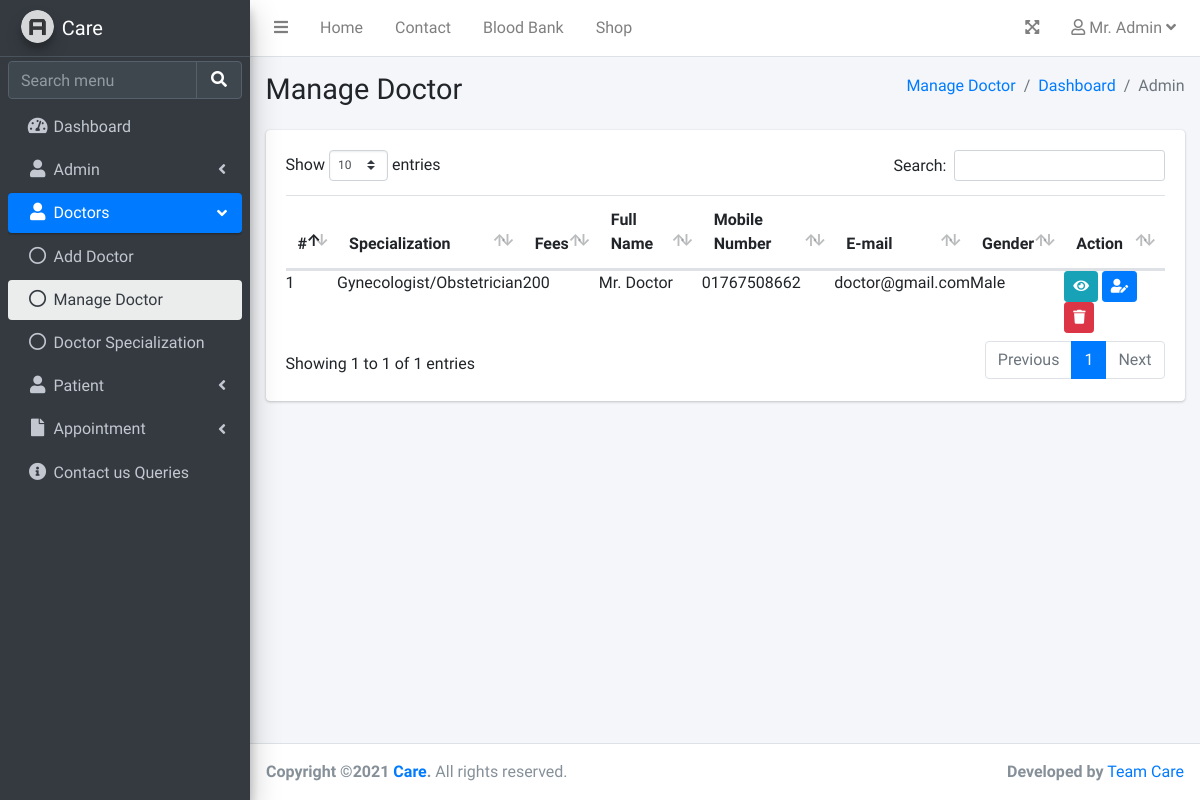
Screenshot of /manage-doctor.php (signed in) with the database file from the repository.
### tables this page shows
CREATE TABLE IF NOT EXISTS `users` (
  `id` int(11) NOT NULL AUTO_INCREMENT,
  `specialization` varchar(191) DEFAULT NULL,
  `fees` double DEFAULT '0',
  `fullName` varchar(255) DEFAULT NULL,
  `address` longtext,
  `city` varchar(255) DEFAULT NULL,
  `gender` varchar(255) DEFAULT NULL,
  `email` varchar(255) DEFAULT NULL,
  `mobile_number` varchar(50) DEFAULT NULL,
  `age` double DEFAULT '0',
  `password` varchar(255) DEFAULT NULL,
  `role` varchar(100) NOT NULL DEFAULT 'patient',
  `created_at` timestamp NULL DEFAULT CURRENT_TIMESTAMP,
  `updated_at` timestamp NULL DEFAULT CURRENT_TIMESTAMP ON UPDATE CURRENT_TIMESTAMP,
  PRIMARY KEY (`id`),
  KEY `email` (`email`)
);

### manage-doctor.php (the view, shortened to what this page needs)
<?php
$con = connection();
?>
<!DOCTYPE html>
<html lang="en">
<head>
    <link rel="stylesheet" href="plugins/fontawesome-free/css/all.min.css">
    <link rel="stylesheet" href="plugins/datatables-bs4/css/dataTables.bootstrap4.min.css">
    <link rel="stylesheet" href="plugins/datatables-responsive/css/responsive.bootstrap4.min.css">
    <link rel="stylesheet" href="plugins/datatables-buttons/css/buttons.bootstrap4.min.css">
    <link rel="stylesheet" href="dist/css/adminlte.min.css">
</head>
<body class="hold-transition sidebar-mini layout-fixed">
<div class="wrapper">
    <?php include('include/nav.php'); ?>
    <?php include('include/menu.php'); ?>
    <div class="content-wrapper">
        <div class="content-header">
            <div class="container-fluid">
                <div class="row mb-2">
                    <div class="col-sm-6">
                        <h1 class="m-0">Manage Doctor</h1>
                    </div>
                    <div class="col-sm-6">
                        <ol class="breadcrumb float-sm-right">
                            <li class="breadcrumb-item"><a href="manage-doctor.php">Manage Doctor</a></li>
                            <li class="breadcrumb-item"><a href="dashboard.php">Dashboard</a></li>
                            <li class="breadcrumb-item active"><?php echo ucfirst($_SESSION['user_details']['role']); ?></li>
                        </ol>
                    </div>
                </div>
            </div>
        </div>
        <section class="content">
            <div class="container-fluid">
                <div class="card">
                    <div class="card-body">
                        <table class="table table-hover" id="datatable">
                            <thead>
                            <tr>
                                <th>#</th>
                                <th>Specialization</th>
                                <th>Fees</th>
                                <th>Full Name</th>
                                <th>Mobile Number</th>
                                <th>E-mail</th>
                                <th>Gender </th>
                                <th>Action</th>
                            </tr>
                            </thead>
                            <tbody>
                            <?php
                            $sql=mysqli_query($con,"select * from users where role='doctor'");
                            $cnt=1;
                            while($row=mysqli_fetch_array($sql))
                            {
                                ?>
                                <tr>
                                    <td class="p-0 m-0"><?php echo $cnt;?></td>
                                    <td class="p-0 m-0"><?php echo $row['specialization'];?></td>
                                    <td class="p-0 m-0"><?php echo $row['fees'];?></td>
                                    <td class="p-0 m-0"><?php echo $row['fullName'];?></td>
                                    <td class="p-0 m-0"><?php echo $row['mobile_number'];?></td>
                                    <td class="p-0 m-0"><?php echo $row['email'];?></td>
                                    <td class="p-0 m-0"><?php echo ucfirst($row['gender']);?></td>
                                    <td class="p-0 m-0">
                                        <a href="view.php?id=<?php echo $row['id']?>" class="btn btn-info btn-sm"><i class="fa fa-eye"></i></a>
                                        <a href="edit-doctor.php?id=<?php echo $row['id']?>" onClick="return confirm('Are you sure you want to edit?')" class="btn btn-primary btn-sm"><i class="fa fa-user-edit"></i></a>
                                        <a href="manage-doctor.php?id=<?php echo $row['id']?>&del=delete" onClick="return confirm('Are you sure you want to delete?')" class="btn btn-danger btn-sm"><i class="fa fa-trash"></i></a>
                                    </td>
                                </tr>
                                <?php
                                $cnt=$cnt+1;
                            }?>
                            </tbody>
                        </table>
                    </div>
                </div>
            </div>
        </section>
    </div>
    <?php include('include/footer.php'); ?>
</div>
</body>
</html>

### rows the page displays
users: specialization "Gynecologist/Obstetrician", fees "200", fullName "Mr. Doctor", mobile_number "01767508662", email "doctor@gmail.com", gender "Male"

### other values shown
$_SESSION['user_details']['fullName'] "Mr. Admin"
app('short_name') "Care"
$_SESSION['user_details']['role'] "Admin"
app('name') "Care"
app('developer') "Team Care"
